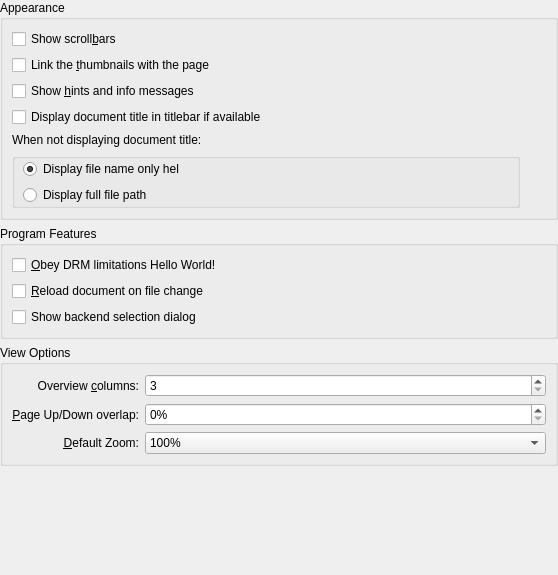
<?xml version="1.0" encoding="UTF-8"?>
<ui version="4.0">
 <class>DlgGeneralBase</class>
 <widget class="QWidget" name="DlgGeneralBase">
  <property name="geometry">
   <rect>
    <x>0</x>
    <y>0</y>
    <width>558</width>
    <height>575</height>
   </rect>
  </property>
  <layout class="QVBoxLayout">
   <property name="margin">
    <number>0</number>
   </property>
   <item>
    <widget class="QGroupBox" name="groupBox">
     <property name="title">
      <string>Appearance</string>
     </property>
     <layout class="QHBoxLayout">
      <property name="spacing">
       <number>6</number>
      </property>
      <property name="margin">
       <number>9</number>
      </property>
      <item>
       <layout class="QVBoxLayout">
        <property name="spacing">
         <number>6</number>
        </property>
        <property name="margin">
         <number>0</number>
        </property>
        <item>
         <widget class="QCheckBox" name="kcfg_ShowScrollBars">
          <property name="text">
           <string>Show scroll&amp;bars</string>
          </property>
         </widget>
        </item>
        <item>
         <widget class="QCheckBox" name="kcfg_SyncThumbnailsViewport">
          <property name="enabled">
           <bool>true</bool>
          </property>
          <property name="text">
           <string>Link the &amp;thumbnails with the page</string>
          </property>
         </widget>
        </item>
        <item>
         <widget class="QCheckBox" name="kcfg_ShowOSD">
          <property name="text">
           <string>Show &amp;hints and info messages</string>
          </property>
         </widget>
        </item>
        <item>
         <widget class="QCheckBox" name="kcfg_DisplayDocumentTitle">
          <property name="text">
           <string>Display document title in titlebar if available</string>
          </property>
         </widget>
        </item>
        <item>
         <widget class="QLabel" name="label">
          <property name="text">
           <string>When not displaying document title:</string>
          </property>
         </widget>
        </item>
        <item>
         <widget class="KButtonGroup" name="kcfg_DisplayDocumentNameOrPath">
          <property name="styleSheet">
           <string notr="true">KButtonGroup {border:0; }</string>
          </property>
          <property name="flat">
           <bool>true</bool>
          </property>
          <property name="current" stdset="0">
           <number>0</number>
          </property>
          <layout class="QVBoxLayout" name="verticalLayout_3">
           <property name="leftMargin">
            <number>8</number>
           </property>
           <property name="topMargin">
            <number>0</number>
           </property>
           <property name="bottomMargin">
            <number>0</number>
           </property>
           <item>
            <widget class="QRadioButton" name="radioFileName">
             <property name="text">
              <string>Display file name only hel</string>
             </property>
             <property name="checked">
              <bool>true</bool>
             </property>
            </widget>
           </item>
           <item>
            <widget class="QRadioButton" name="radioFilePath">
             <property name="text">
              <string>Display full file path</string>
             </property>
             <property name="checked">
              <bool>false</bool>
             </property>
            </widget>
           </item>
          </layout>
         </widget>
        </item>
        <item>
         <layout class="QVBoxLayout" name="verticalLayout">
          <property name="leftMargin">
           <number>4</number>
          </property>
          <property name="topMargin">
           <number>0</number>
          </property>
         </layout>
        </item>
       </layout>
      </item>
      <item>
       <layout class="QVBoxLayout">
        <property name="spacing">
         <number>6</number>
        </property>
        <property name="margin">
         <number>0</number>
        </property>
        <item>
         <widget class="QLabel" name="pixmapLabel1_2">
          <property name="sizePolicy">
           <sizepolicy hsizetype="Fixed" vsizetype="Fixed">
            <horstretch>0</horstretch>
            <verstretch>0</verstretch>
           </sizepolicy>
          </property>
         </widget>
        </item>
        <item>
         <spacer>
          <property name="orientation">
           <enum>Qt::Vertical</enum>
          </property>
          <property name="sizeType">
           <enum>QSizePolicy::Minimum</enum>
          </property>
          <property name="sizeHint" stdset="0">
           <size>
            <width>20</width>
            <height>1</height>
           </size>
          </property>
         </spacer>
        </item>
       </layout>
      </item>
     </layout>
    </widget>
   </item>
   <item>
    <widget class="QGroupBox" name="groupBox_2">
     <property name="title">
      <string>Program Features</string>
     </property>
     <layout class="QHBoxLayout">
      <property name="spacing">
       <number>6</number>
      </property>
      <property name="margin">
       <number>9</number>
      </property>
      <item>
       <layout class="QVBoxLayout">
        <property name="spacing">
         <number>6</number>
        </property>
        <property name="margin">
         <number>0</number>
        </property>
        <item>
         <widget class="QCheckBox" name="kcfg_ObeyDRM">
          <property name="text">
           <string>&amp;Obey DRM limitations Hello World!</string>
          </property>
         </widget>
        </item>
        <item>
         <widget class="QCheckBox" name="kcfg_WatchFile">
          <property name="text">
           <string>&amp;Reload document on file change</string>
          </property>
         </widget>
        </item>
        <item>
         <widget class="QCheckBox" name="kcfg_ChooseGenerators">
          <property name="text">
           <string>Show backend selection dialog</string>
          </property>
         </widget>
        </item>
       </layout>
      </item>
      <item>
       <layout class="QVBoxLayout">
        <property name="spacing">
         <number>6</number>
        </property>
        <property name="margin">
         <number>0</number>
        </property>
        <item>
         <widget class="QLabel" name="pixmapLabel1_2_2">
          <property name="sizePolicy">
           <sizepolicy hsizetype="Fixed" vsizetype="Fixed">
            <horstretch>0</horstretch>
            <verstretch>0</verstretch>
           </sizepolicy>
          </property>
         </widget>
        </item>
        <item>
         <spacer>
          <property name="orientation">
           <enum>Qt::Vertical</enum>
          </property>
          <property name="sizeType">
           <enum>QSizePolicy::Minimum</enum>
          </property>
          <property name="sizeHint" stdset="0">
           <size>
            <width>20</width>
            <height>1</height>
           </size>
          </property>
         </spacer>
        </item>
       </layout>
      </item>
     </layout>
    </widget>
   </item>
   <item>
    <widget class="QGroupBox" name="groupBox_3">
     <property name="title">
      <string>View Options</string>
     </property>
     <layout class="QGridLayout" name="gridLayout" columnstretch="0,1">
      <item row="0" column="0">
       <widget class="QLabel" name="columnLabel">
        <property name="text">
         <string>Overview &amp;columns:</string>
        </property>
        <property name="alignment">
         <set>Qt::AlignRight|Qt::AlignTrailing|Qt::AlignVCenter</set>
        </property>
        <property name="buddy">
         <cstring>kcfg_ViewColumns</cstring>
        </property>
       </widget>
      </item>
      <item row="0" column="1">
       <widget class="KIntSpinBox" name="kcfg_ViewColumns">
        <property name="minimum">
         <number>3</number>
        </property>
        <property name="maximum">
         <number>10</number>
        </property>
       </widget>
      </item>
      <item row="1" column="0">
       <widget class="QLabel" name="scrollOverlapLabel">
        <property name="toolTip">
         <string>Defines how much of the current viewing area will still be visible when pressing the Page Up/Down keys.</string>
        </property>
        <property name="text">
         <string>&amp;Page Up/Down overlap:</string>
        </property>
        <property name="alignment">
         <set>Qt::AlignRight|Qt::AlignTrailing|Qt::AlignVCenter</set>
        </property>
        <property name="buddy">
         <cstring>kcfg_ScrollOverlap</cstring>
        </property>
       </widget>
      </item>
      <item row="1" column="1">
       <widget class="KIntSpinBox" name="kcfg_ScrollOverlap">
        <property name="suffix">
         <string>%</string>
        </property>
        <property name="maximum">
         <number>50</number>
        </property>
        <property name="singleStep">
         <number>5</number>
        </property>
       </widget>
      </item>
      <item row="2" column="0">
       <widget class="QLabel" name="label_3">
        <property name="toolTip">
         <string>Defines the default zoom mode for files which were never opened before.
For files which were opened before the previous zoom is applied.</string>
        </property>
        <property name="whatsThis">
         <string comment="@info:whatsthis">Defines the default zoom mode for files which were never opened before.
For files which were opened before the previous zoom is applied.</string>
        </property>
        <property name="text">
         <string>&amp;Default Zoom:</string>
        </property>
        <property name="alignment">
         <set>Qt::AlignRight|Qt::AlignTrailing|Qt::AlignVCenter</set>
        </property>
        <property name="buddy">
         <cstring>kcfg_ZoomMode</cstring>
        </property>
       </widget>
      </item>
      <item row="2" column="1">
       <widget class="QComboBox" name="kcfg_ZoomMode">
        <property name="toolTip">
         <string>Defines the default zoom mode for files which were never opened before.
For files which were opened before the previous zoom is applied.</string>
        </property>
        <property name="whatsThis">
         <string comment="@info:whatsthis">Defines the default zoom mode for files which were never opened before.
For files which were opened before the previous zoom is applied.</string>
        </property>
        <item>
         <property name="text">
          <string>100%</string>
         </property>
        </item>
        <item>
         <property name="text">
          <string>Fit Widthel</string>
         </property>
        </item>
        <item>
         <property name="text">
          <string>Fit Pageel</string>
         </property>
        </item>
       </widget>
      </item>
     </layout>
    </widget>
   </item>
   <item>
    <spacer>
     <property name="orientation">
      <enum>Qt::Vertical</enum>
     </property>
     <property name="sizeHint" stdset="0">
      <size>
       <width>20</width>
       <height>4</height>
      </size>
     </property>
    </spacer>
   </item>
  </layout>
 </widget>
 <customwidgets>
  <customwidget>
   <class>KButtonGroup</class>
   <extends>QGroupBox</extends>
   <header>kbuttongroup.h</header>
   <container>1</container>
  </customwidget>
  <customwidget>
   <class>KIntSpinBox</class>
   <extends>QSpinBox</extends>
   <header>knuminput.h</header>
  </customwidget>
 </customwidgets>
 <includes>
  <include location="global">kiconloader.h</include>
 </includes>
 <resources/>
 <connections/>
</ui>
